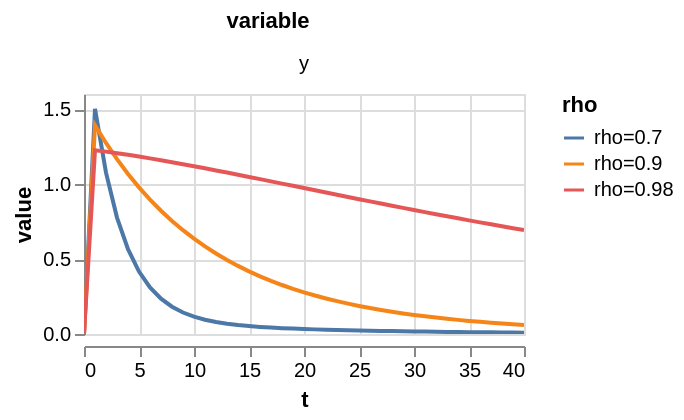

Notebook code for this chart:
### Markdown cell above
## 7. Three islands, the same discovery

One parameter — `rho` — controls how long a technology gain lasts (`0.98`: an echo that lasts decades; `0.70`: mostly a memory within a couple of years). `model.variants(...)` rebuilds the file's model with each value, without editing the source text, and one chained pipeline takes all variants from calibration to plot.

### Code cell
variant_irfs = (
    model.variants(rho=[0.70, 0.90, 0.98])
    .steady()
    .check()
    .solve()
    .simulate(mode="irf", T=40, units="percent")
)
variant_irfs.plot(variables=["y"], T=40, units="percent")

### Figure 1 — Vega-Lite specification as saved in the notebook (floating-point values rounded to 4 significant figures)
{"config": {"view": {"continuousWidth": 300, "continuousHeight": 300}}, "data": {"name": "data-89b5504a3eaa67b51f78f1c3b10365c8"}, "mark": {"type": "line"}, "encoding": {"color": {"field": "variant", "sort": ["rho=0.7", "rho=0.9", "rho=0.98"], "title": "rho", "type": "nominal"}, "facet": {"columns": 2, "field": "variable", "type": "nominal"}, "x": {"field": "t", "type": "quantitative"}, "y": {"field": "value", "type": "quantitative"}}, "height": 120, "params": [{"name": "param_1e9efca18e7a2868", "select": {"type": "interval", "encodings": ["x", "y"]}, "bind": "scales"}], "resolve": {"scale": {"y": "independent"}}, "width": 220, "$schema": "https://vega.github.io/schema/vega-lite/v6.4.1.json", "datasets": {"data-89b5504a3eaa67b51f78f1c3b10365c8": [{"variant": "rho=0.7", "shock": "epsilon", "t": 0, "variable": "y", "value": 0.0}, {"variant": "rho=0.7", "shock": "epsilon", "t": 1, "variable": "y", "value": 1.501}, {"variant": "rho=0.7", "shock": "epsilon", "t": 2, "variable": "y", "value": 1.076}, {"variant": "rho=0.7", "shock": "epsilon", "t": 3, "variable": "y", "value": 0.7761}, {"variant": "rho=0.7", "shock": "epsilon", "t": 4, "variable": "y", "value": 0.5651}, {"variant": "rho=0.7", "shock": "epsilon", "t": 5, "variable": "y", "value": 0.416}, {"variant": "rho=0.7", "shock": "epsilon", "t": 6, "variable": "y", "value": 0.3104}, {"variant": "rho=0.7", "shock": "epsilon", "t": 7, "variable": "y", "value": 0.2354}, {"variant": "rho=0.7", "shock": "epsilon", "t": 8, "variable": "y", "value": 0.1818}, {"variant": "rho=0.7", "shock": "epsilon", "t": 9, "variable": "y", "value": 0.1432}, {"variant": "rho=0.7", "shock": "epsilon", "t": 10, "variable": "y", "value": 0.1153}, {"variant": "rho=0.7", "shock": "epsilon", "t": 11, "variable": "y", "value": 0.09478}, {"variant": "rho=0.7", "shock": "epsilon", "t": 12, "variable": "y", "value": 0.0796}, {"variant": "rho=0.7", "shock": "epsilon", "t": 13, "variable": "y", "value": 0.06818}, {"variant": "rho=0.7", "shock": "epsilon", "t": 14, "variable": "y", "value": 0.05944}, {"variant": "rho=0.7", "shock": "epsilon", "t": 15, "variable": "y", "value": 0.05261}, {"variant": "rho=0.7", "shock": "epsilon", "t": 16, "variable": "y", "value": 0.04717}, {"variant": "rho=0.7", "shock": "epsilon", "t": 17, "variable": "y", "value": 0.04274}, {"variant": "rho=0.7", "shock": "epsilon", "t": 18, "variable": "y", "value": 0.03906}, {"variant": "rho=0.7", "shock": "epsilon", "t": 19, "variable": "y", "value": 0.03593}, {"variant": "rho=0.7", "shock": "epsilon", "t": 20, "variable": "y", "value": 0.03322}, {"variant": "rho=0.7", "shock": "epsilon", "t": 21, "variable": "y", "value": 0.03084}, {"variant": "rho=0.7", "shock": "epsilon", "t": 22, "variable": "y", "value": 0.02872}, {"variant": "rho=0.7", "shock": "epsilon", "t": 23, "variable": "y", "value": 0.0268}, {"variant": "rho=0.7", "shock": "epsilon", "t": 24, "variable": "y", "value": 0.02506}, {"variant": "rho=0.7", "shock": "epsilon", "t": 25, "variable": "y", "value": 0.02346}, {"variant": "rho=0.7", "shock": "epsilon", "t": 26, "variable": "y", "value": 0.02198}, {"variant": "rho=0.7", "shock": "epsilon", "t": 27, "variable": "y", "value": 0.02062}, {"variant": "rho=0.7", "shock": "epsilon", "t": 28, "variable": "y", "value": 0.01934}, {"variant": "rho=0.7", "shock": "epsilon", "t": 29, "variable": "y", "value": 0.01816}, {"variant": "rho=0.7", "shock": "epsilon", "t": 30, "variable": "y", "value": 0.01705}, {"variant": "rho=0.7", "shock": "epsilon", "t": 31, "variable": "y", "value": 0.01601}, {"variant": "rho=0.7", "shock": "epsilon", "t": 32, "variable": "y", "value": 0.01504}, {"variant": "rho=0.7", "shock": "epsilon", "t": 33, "variable": "y", "value": 0.01413}, {"variant": "rho=0.7", "shock": "epsilon", "t": 34, "variable": "y", "value": 0.01328}, {"variant": "rho=0.7", "shock": "epsilon", "t": 35, "variable": "y", "value": 0.01248}, {"variant": "rho=0.7", "shock": "epsilon", "t": 36, "variable": "y", "value": 0.01173}, {"variant": "rho=0.7", "shock": "epsilon", "t": 37, "variable": "y", "value": 0.01102}, {"variant": "rho=0.7", "shock": "epsilon", "t": 38, "variable": "y", "value": 0.01036}, {"variant": "rho=0.7", "shock": "epsilon", "t": 39, "variable": "y", "value": 0.009732}, {"variant": "rho=0.7", "shock": "epsilon", "t": 40, "variable": "y", "value": 0.009146}, {"variant": "rho=0.9", "shock": "epsilon", "t": 0, "variable": "y", "value": 0.0}, {"variant": "rho=0.9", "shock": "epsilon", "t": 1, "variable": "y", "value": 1.392}, {"variant": "rho=0.9", "shock": "epsilon", "t": 2, "variable": "y", "value": 1.273}, {"variant": "rho=0.9", "shock": "epsilon", "t": 3, "variable": "y", "value": 1.166}, {"variant": "rho=0.9", "shock": "epsilon", "t": 4, "variable": "y", "value": 1.067}, {"variant": "rho=0.9", "shock": "epsilon", "t": 5, "variable": "y", "value": 0.9778}, {"variant": "rho=0.9", "shock": "epsilon", "t": 6, "variable": "y", "value": 0.8963}, {"variant": "rho=0.9", "shock": "epsilon", "t": 7, "variable": "y", "value": 0.8218}, {"variant": "rho=0.9", "shock": "epsilon", "t": 8, "variable": "y", "value": 0.754}, {"variant": "rho=0.9", "shock": "epsilon", "t": 9, "variable": "y", "value": 0.692}, {"variant": "rho=0.9", "shock": "epsilon", "t": 10, "variable": "y", "value": 0.6354}, {"variant": "rho=0.9", "shock": "epsilon", "t": 11, "variable": "y", "value": 0.5838}, {"variant": "rho=0.9", "shock": "epsilon", "t": 12, "variable": "y", "value": 0.5366}, {"variant": "rho=0.9", "shock": "epsilon", "t": 13, "variable": "y", "value": 0.4934}, {"variant": "rho=0.9", "shock": "epsilon", "t": 14, "variable": "y", "value": 0.4539}, {"variant": "rho=0.9", "shock": "epsilon", "t": 15, "variable": "y", "value": 0.4178}, {"variant": "rho=0.9", "shock": "epsilon", "t": 16, "variable": "y", "value": 0.3847}, {"variant": "rho=0.9", "shock": "epsilon", "t": 17, "variable": "y", "value": 0.3544}, {"variant": "rho=0.9", "shock": "epsilon", "t": 18, "variable": "y", "value": 0.3267}, {"variant": "rho=0.9", "shock": "epsilon", "t": 19, "variable": "y", "value": 0.3012}, {"variant": "rho=0.9", "shock": "epsilon", "t": 20, "variable": "y", "value": 0.2779}, {"variant": "rho=0.9", "shock": "epsilon", "t": 21, "variable": "y", "value": 0.2565}, {"variant": "rho=0.9", "shock": "epsilon", "t": 22, "variable": "y", "value": 0.2369}, {"variant": "rho=0.9", "shock": "epsilon", "t": 23, "variable": "y", "value": 0.2188}, {"variant": "rho=0.9", "shock": "epsilon", "t": 24, "variable": "y", "value": 0.2022}, {"variant": "rho=0.9", "shock": "epsilon", "t": 25, "variable": "y", "value": 0.187}, {"variant": "rho=0.9", "shock": "epsilon", "t": 26, "variable": "y", "value": 0.173}, {"variant": "rho=0.9", "shock": "epsilon", "t": 27, "variable": "y", "value": 0.1601}, {"variant": "rho=0.9", "shock": "epsilon", "t": 28, "variable": "y", "value": 0.1482}, {"variant": "rho=0.9", "shock": "epsilon", "t": 29, "variable": "y", "value": 0.1373}, {"variant": "rho=0.9", "shock": "epsilon", "t": 30, "variable": "y", "value": 0.1272}, {"variant": "rho=0.9", "shock": "epsilon", "t": 31, "variable": "y", "value": 0.1179}, {"variant": "rho=0.9", "shock": "epsilon", "t": 32, "variable": "y", "value": 0.1093}, {"variant": "rho=0.9", "shock": "epsilon", "t": 33, "variable": "y", "value": 0.1014}, {"variant": "rho=0.9", "shock": "epsilon", "t": 34, "variable": "y", "value": 0.09415}, {"variant": "rho=0.9", "shock": "epsilon", "t": 35, "variable": "y", "value": 0.08742}, {"variant": "rho=0.9", "shock": "epsilon", "t": 36, "variable": "y", "value": 0.08119}, {"variant": "rho=0.9", "shock": "epsilon", "t": 37, "variable": "y", "value": 0.07544}, {"variant": "rho=0.9", "shock": "epsilon", "t": 38, "variable": "y", "value": 0.07012}, {"variant": "rho=0.9", "shock": "epsilon", "t": 39, "variable": "y", "value": 0.0652}, {"variant": "rho=0.9", "shock": "epsilon", "t": 40, "variable": "y", "value": 0.06064}, {"variant": "rho=0.98", "shock": "epsilon", "t": 0, "variable": "y", "value": 0.0}, {"variant": "rho=0.98", "shock": "epsilon", "t": 1, "variable": "y", "value": 1.226}, {"variant": "rho=0.98", "shock": "epsilon", "t": 2, "variable": "y", "value": 1.216}, {"variant": "rho=0.98", "shock": "epsilon", "t": 3, "variable": "y", "value": 1.205}, {"variant": "rho=0.98", "shock": "epsilon", "t": 4, "variable": "y", "value": 1.194}, {"variant": "rho=0.98", "shock": "epsilon", "t": 5, "variable": "y", "value": 1.183}, {"variant": "rho=0.98", "shock": "epsilon", "t": 6, "variable": "y", "value": 1.171}, {"variant": "rho=0.98", "shock": "epsilon", "t": 7, "variable": "y", "value": 1.158}, {"variant": "rho=0.98", "shock": "epsilon", "t": 8, "variable": "y", "value": 1.145}, {"variant": "rho=0.98", "shock": "epsilon", "t": 9, "variable": "y", "value": 1.132}, {"variant": "rho=0.98", "shock": "epsilon", "t": 10, "variable": "y", "value": 1.118}, {"variant": "rho=0.98", "shock": "epsilon", "t": 11, "variable": "y", "value": 1.105}, {"variant": "rho=0.98", "shock": "epsilon", "t": 12, "variable": "y", "value": 1.09}, {"variant": "rho=0.98", "shock": "epsilon", "t": 13, "variable": "y", "value": 1.076}, {"variant": "rho=0.98", "shock": "epsilon", "t": 14, "variable": "y", "value": 1.062}, {"variant": "rho=0.98", "shock": "epsilon", "t": 15, "variable": "y", "value": 1.047}, {"variant": "rho=0.98", "shock": "epsilon", "t": 16, "variable": "y", "value": 1.032}, {"variant": "rho=0.98", "shock": "epsilon", "t": 17, "variable": "y", "value": 1.018}, {"variant": "rho=0.98", "shock": "epsilon", "t": 18, "variable": "y", "value": 1.003}, {"variant": "rho=0.98", "shock": "epsilon", "t": 19, "variable": "y", "value": 0.9878}, {"variant": "rho=0.98", "shock": "epsilon", "t": 20, "variable": "y", "value": 0.9729}, {"variant": "rho=0.98", "shock": "epsilon", "t": 21, "variable": "y", "value": 0.958}, {"variant": "rho=0.98", "shock": "epsilon", "t": 22, "variable": "y", "value": 0.9431}, {"variant": "rho=0.98", "shock": "epsilon", "t": 23, "variable": "y", "value": 0.9283}, {"variant": "rho=0.98", "shock": "epsilon", "t": 24, "variable": "y", "value": 0.9135}, {"variant": "rho=0.98", "shock": "epsilon", "t": 25, "variable": "y", "value": 0.8988}, {"variant": "rho=0.98", "shock": "epsilon", "t": 26, "variable": "y", "value": 0.8842}, {"variant": "rho=0.98", "shock": "epsilon", "t": 27, "variable": "y", "value": 0.8697}, {"variant": "rho=0.98", "shock": "epsilon", "t": 28, "variable": "y", "value": 0.8552}, {"variant": "rho=0.98", "shock": "epsilon", "t": 29, "variable": "y", "value": 0.8409}, {"variant": "rho=0.98", "shock": "epsilon", "t": 30, "variable": "y", "value": 0.8267}, {"variant": "rho=0.98", "shock": "epsilon", "t": 31, "variable": "y", "value": 0.8126}, {"variant": "rho=0.98", "shock": "epsilon", "t": 32, "variable": "y", "value": 0.7987}, {"variant": "rho=0.98", "shock": "epsilon", "t": 33, "variable": "y", "value": 0.7849}, {"variant": "rho=0.98", "shock": "epsilon", "t": 34, "variable": "y", "value": 0.7712}, {"variant": "rho=0.98", "shock": "epsilon", "t": 35, "variable": "y", "value": 0.7577}, {"variant": "rho=0.98", "shock": "epsilon", "t": 36, "variable": "y", "value": 0.7443}, {"variant": "rho=0.98", "shock": "epsilon", "t": 37, "variable": "y", "value": 0.7312}, {"variant": "rho=0.98", "shock": "epsilon", "t": 38, "variable": "y", "value": 0.7181}, {"variant": "rho=0.98", "shock": "epsilon", "t": 39, "variable": "y", "value": 0.7053}, {"variant": "rho=0.98", "shock": "epsilon", "t": 40, "variable": "y", "value": 0.6925}]}}
